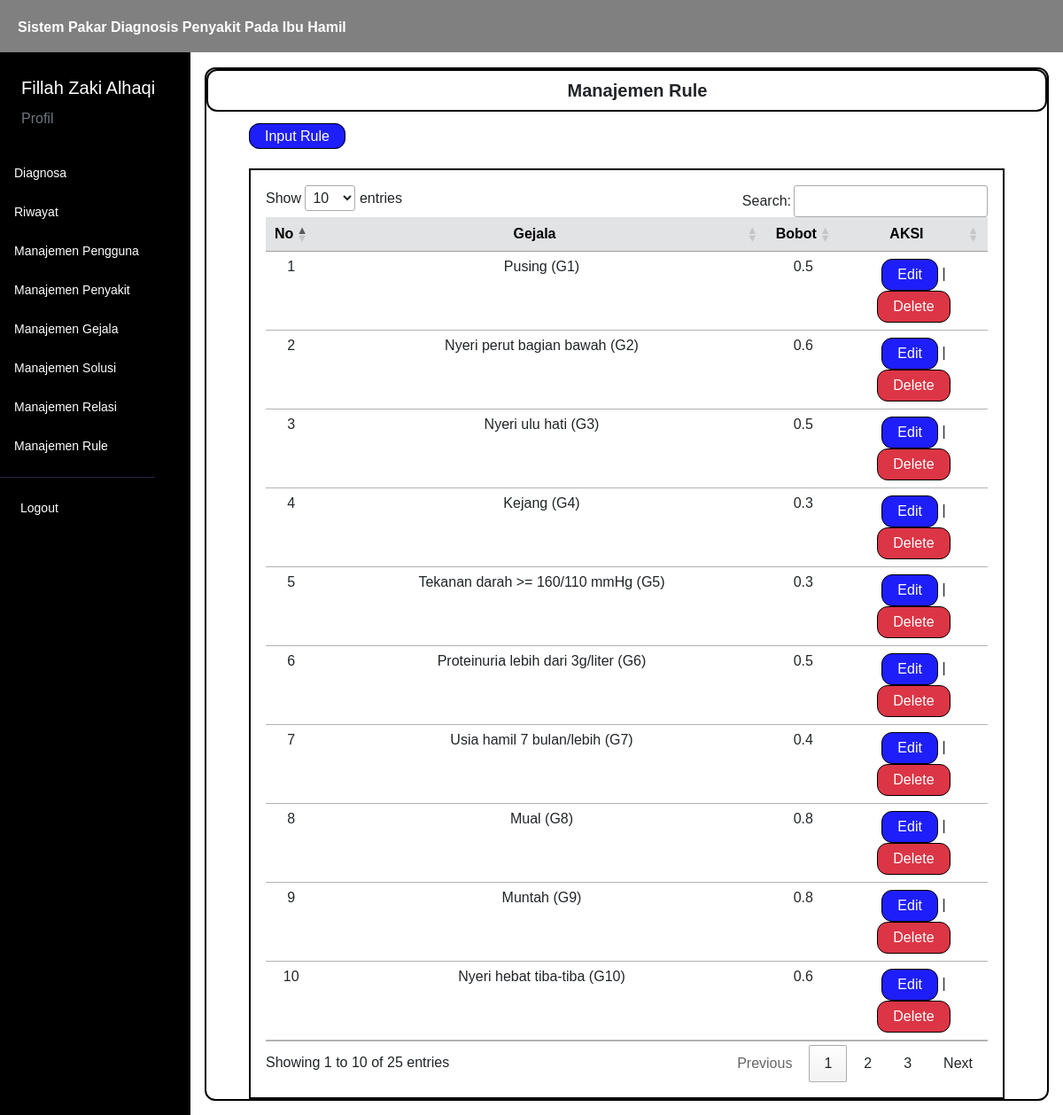
Screenshot of /menu/manaj_rule.php (signed in) with the database file from the repository.
### tables this page shows
CREATE TABLE `user` (
  `iduser` int(11) NOT NULL,
  `username` varchar(50) NOT NULL,
  `password` varchar(100) NOT NULL,
  `nama` varchar(50) NOT NULL,
  `email` varchar(50) NOT NULL,
  `level` varchar(40) NOT NULL
);

CREATE TABLE `rule` (
  `idrule` int(11) NOT NULL,
  `idgejala` int(11) NOT NULL,
  `nilai` double NOT NULL
);

CREATE TABLE `gejala` (
  `idgejala` int(11) NOT NULL,
  `kode_gejala` varchar(45) NOT NULL,
  `nama_gejala` text NOT NULL
);

### controller/main.php (called while the page is built, shortened)
<?php
$conn = mysqli_connect("localhost", "root", "", "kehamilan");
function query($query)
{
    global $conn;
    $result = mysqli_query($conn, $query);
    $rows = [];
    while ($row = mysqli_fetch_assoc($result)) {
        $rows[] = $row;
    }
    return $rows;
}
function generateRandomKey()
{
    $keyLength = 32;
    $randomBytes = openssl_random_pseudo_bytes($keyLength, $strong);
    if (!$strong) {
        $randomBytes = random_bytes($keyLength);
    }
    return base64_encode($randomBytes);
}
function enkripsi($kata)
{
    $key = generateRandomKey();
    $string = openssl_encrypt($kata, 'AES-256-CBC', $key, 0, substr($key, 0, 16));
    $hasilEnkripsi = base64_encode($key . $string);
    return $hasilEnkripsi;
}
function dekripsi($kata)
{
    $string = base64_decode($kata);
    $key = substr($string, 0, 44);
    $enkripsi = substr($string, 44);
    $hasil = openssl_decrypt($enkripsi, 'AES-256-CBC', $key, 0, substr($key, 0, 16));
    return $hasil;
}
function cari_user() {
    $id = dekripsi($_COOKIE['SPKehamilan']);
    $user = query("SELECT * FROM user WHERE iduser = $id")[0];
    return $user;
}
function validasi_admin()
{
    $id = dekripsi($_COOKIE['SPKehamilan']);
    $cek = query("SELECT * FROM user WHERE iduser = $id")[0];
}
?>

### menu/manaj_rule.php (the view, shortened to what this page needs)
<?php
    $rule = query("SELECT * FROM rule ORDER BY idgejala ASC");
?>
<html lang="en">
<head>
    <link href="https://cdn.jsdelivr.net/npm/bootstrap@5.3.0/dist/css/bootstrap.min.css" rel="stylesheet"
>
    <link rel="stylesheet" href="https://cdn.datatables.net/1.13.4/css/jquery.dataTables.min.css">
    <link rel="stylesheet" href="../style.css">
</head>
<body>
    <div class="content">
        <?php
        require_once('../navbar/navbar.php');
        ?>
        <div class="main-container m-0">
            <div class="d-flex">
                <?php
                require_once('../navbar/sidebar.php');
                ?>
                <div class="contents px-3 py-3">
                    <div class="box">
                        <div class="box1">
                            <h5 class="text-dark text-center mb-0 ms-4 fw-bold">
                                Manajemen Rule
                            </h5>
                        </div>
                        <div class="ms-5 mt-3">
                            <a href="../insert/rule.php">Input Rule</a>
                        </div>
                        <div class="tabel mt-4 mx-5">
                            <table id="example" class="table table-hover text-center">
                                <thead>
                                    <tr class="table-secondary">
                                        <th class="text-center" scope="col">No</th>
                                        <th class="text-center" scope="col">Gejala</th>
                                        <th class="text-center" scope="col">Bobot</th>
                                        <th class="text-center" scope="col">AKSI</th>
                                    </tr>
                                </thead>
                                <tbody>
                                    <?php
                                        $i = 1;
                                        foreach($rule as $r) :
                                            $idgejala = $r['idgejala'];
                                            $gejala = query("SELECT * FROM gejala WHERE idgejala = $idgejala")[0];
                                    ?>
                                        <tr>
                                            <td>
                                                <?= $i; ?>
                                            </td>
                                            <td>
                                                <?= $gejala['nama_gejala']; ?> (<?= $gejala['kode_gejala']; ?>)
                                            </td>
                                            <td>
                                                <?= $r['nilai']; ?>
                                            </td>
                                            <td>
                                                <a class="btn" href="../edit/rule.php?id=<?= enkripsi($r['idrule']); ?>">Edit</a> | <a href="#" class="delete bg-danger btn" id="delete"
                                                        onclick="confirmDelete(<?= $r['idrule']; ?>)">
                                                        Delete
                                                    </a>
                                            </td>
                                        </tr>
                                    <?php
                                        $i++;
                                        endforeach;
                                    ?>
                                </tbody>
                            </table>
                        </div>
                    </div>
                </div>
            </div>
        </div>
    </div>
</body>
</html>

### navbar/sidebar.php (shortened to what this page needs)
<?php
validasi_admin();
?>
<div class="sidebar" id="side_nav">
    <div class="content-side">
        <div class="profil pt-4">
            <span class="text-white ms-4 fs-5">
                <?= $user['nama']; ?>
            </span>
            <div class="ms-4 mt-2">
                <a class="text-decoration-none text-secondary" href="../menu/profil.php">Profil</a>
            </div>
        </div>
        <div class="">
            <ul class="list-unstyled pt-4 fw-medium">
                <li class="">
                    <a href="../diagnosa" class="text-decoration-none d-block">
                        <span>Diagnosa</span>
                    </a>
                </li>
                <li class="">
                    <a href="../menu/riwayat.php" class="text-decoration-none d-block">
                        <span>Riwayat</span>
                    </a>
                </li>
                <li class="">
                    <a href="../menu/manaj_pengguna.php" class="text-decoration-none d-block">
                        <span>Manajemen Pengguna</span>
                    </a>
                </li>
                <li class="">
                    <a href="../menu/manaj_penyakit.php" class="text-decoration-none d-block">
                        <span>Manajemen Penyakit</span>
                    </a>
                </li>
                <li class="">
                    <a href="../menu/manaj_gejala.php" class="text-decoration-none d-block">
                        <span>Manajemen Gejala</span>
                    </a>
                </li>
                <li class="">
                    <a href="../menu/manaj_solusi.php" class="text-decoration-none d-block">
                        <span>Manajemen Solusi</span>
                    </a>
                </li>
                <li class="">
                    <a href="../menu/manaj_relasi.php" class="text-decoration-none d-block">
                        <span>Manajemen Relasi</span>
                    </a>
                </li>
                <li class="">
                    <a href="../menu/manaj_rule.php" class="text-decoration-none d-block">
                        <span>Manajemen Rule</span>
                    </a>
                </li>
            </ul>
        </div>
        <hr class="hr-color">
        <ul class="list-unstyled fw-medium pb-5">
            <li>
                <a href="../logout.php" class="text-decoration-none d-block">
                    <span>Logout</span>
                </a>
            </li>
        </ul>
    </div>
</div>

### style.css (style rules this page uses)
* { font-family: "Chakra Petch", sans-serif; }
body { background: white; margin: 0; padding: 0; border: 0; }
.content { min-height: 100vh; width: 100%; }
.sidebar { background: black; min-width: 215px; max-width: 215px; transition: all ease-in 0.3s; min-height: 100vh; }
hr.hr-color { color: #272247; opacity: 1; }
.sidebar ul { padding: 0 11px; }
.sidebar li { margin: 7px 0; }
.sidebar li a { color: white; padding: 8px 5px; font-size: 14px; margin-left: 0; }
.content-side { position: fixed; margin-top: 60px; }
.contents { width: 100%; margin-top: 60px; }
.content .contents a { border: solid black 1px; border-radius: 12px; padding: 5px 17px; background: rgb(30, 30, 250); color: #ffffff; text-decoration: none; }
.content .contents .delete { border: solid black 1px; border-radius: 12px; padding: 5px 17px; background: rgb(250, 30, 30); color: #ffffff; text-decoration: none; }
.tabel { border: solid black 2px; padding: 17px; }
.contents .tabel table thead { background-color: #272247; }
.box { border: black solid 2px; border-radius: 12px; height: 100%; }
.box1 { border: black solid 2px; border-radius: 12px; padding: 10px; }

### rows the page displays
user: nama "Fillah Zaki Alhaqi"
rule: idgejala.nama_gejala "Pusing", idgejala.kode_gejala "G1", nilai "0.5"
rule: idgejala.nama_gejala "Nyeri perut bagian bawah", idgejala.kode_gejala "G2", nilai "0.6"
rule: idgejala.nama_gejala "Nyeri ulu hati", idgejala.kode_gejala "G3", nilai "0.5"
rule: idgejala.nama_gejala "Kejang", idgejala.kode_gejala "G4", nilai "0.3"
rule: idgejala.nama_gejala "Tekanan darah >= 160/110 mmHg", idgejala.kode_gejala "G5", nilai "0.3"
rule: idgejala.nama_gejala "Proteinuria lebih dari 3g/liter", idgejala.kode_gejala "G6", nilai "0.5"
rule: idgejala.nama_gejala "Usia hamil 7 bulan/lebih", idgejala.kode_gejala "G7", nilai "0.4"
rule: idgejala.nama_gejala "Mual", idgejala.kode_gejala "G8", nilai "0.8"
rule: idgejala.nama_gejala "Muntah", idgejala.kode_gejala "G9", nilai "0.8"
rule: idgejala.nama_gejala "Nyeri hebat tiba-tiba", idgejala.kode_gejala "G10", nilai "0.6"
